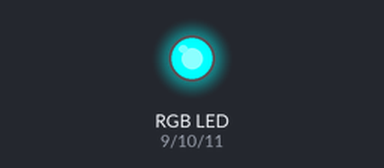
A sketch run on a simulated Arduino Uno, built with avr-gcc and run on an emulated ATmega328P. Parts: an RGB LED mixed from three pins (HIGH = lit).

Above: at 0.05 s.
At 1.0 s:
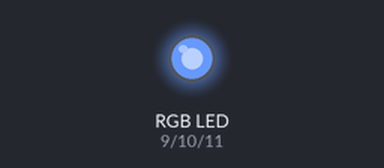
At 1.95 s:
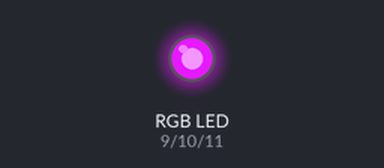
At 3.9 s:
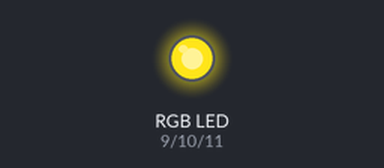
At 5.8 s:
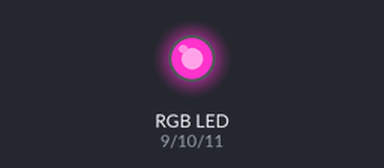
At 7.8 s:
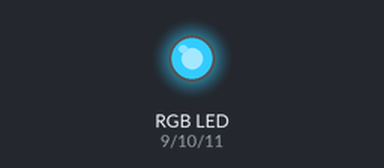
Timing chart, 0 to 10.4 s (numbered marks = the images above):
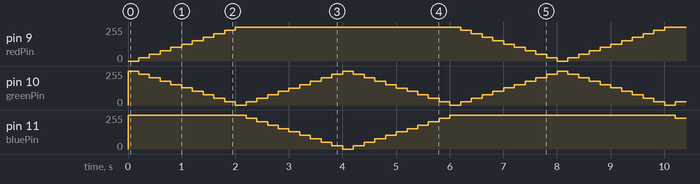

The sketch:

practice-5.ino
```cpp
const int redPin = 9;
const int greenPin = 10;
const int bluePin = 11;

int mood = 0;
int moodStep = 1;

void showLEDState(int currentMood) {
  int redValue = 0;
  int greenValue = 0;
  int blueValue = 0;

  if (currentMood >= 10) {
    greenValue = map(currentMood, 10, 20, 255, 0);
    blueValue = map(currentMood, 10, 20, 0, 255);
  } else {
    redValue = map(currentMood, 0, 10, 255, 0);
    greenValue = map(currentMood, 0, 10, 0, 255);
  }

  analogWrite(redPin, 255 - redValue);
  analogWrite(greenPin, 255 - greenValue);
  analogWrite(bluePin, 255 - blueValue);
}

void setup() {
  pinMode(redPin, OUTPUT);
  pinMode(greenPin, OUTPUT);
  pinMode(bluePin, OUTPUT);
}

void loop() {
  showLEDState(mood);
  mood = mood + moodStep;

  if (mood >= 20 || mood <= 0) {
    moodStep = -moodStep;
  }

  delay(200);
}
```
